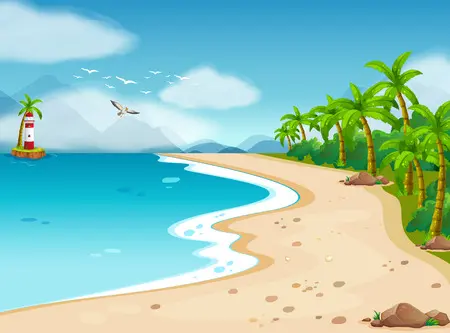
#> input picture Resources/image.jpg, 450 x 333 px
$ jupyter execute image_segmentation.ipynb
#> lines starting #> are read from the running program, lines starting #| are printed output that depends on the picture; after the words box and inside, x2 and y2 are one past the last pixel; in counts of white or black regions, pixels touching at a corner belong together
 K mean image segmentation

[cell 1]
import matplotlib
from matplotlib import pyplot as plt
import numpy as np
import cv2
path = 'Resources/image.jpg'
img = cv2.imread(path)
#> img is the input picture: shape (333, 450, 3); mean B, G, R 188.2, 199.7, 148.6
img = cv2.cvtColor(img,cv2.COLOR_BGR2RGB)
twoDimage = img.reshape((-1,3))
twoDimage = np.float32(twoDimage)
criteria = (cv2.TERM_CRITERIA_EPS + cv2.TERM_CRITERIA_MAX_ITER, 10, 1.0)
K = 3
attempts=10
ret,label,center=cv2.kmeans(twoDimage,K,None,criteria,attempts,cv2.KMEANS_PP_CENTERS)
#> ret = 387458555.9; center = [[102.2, 144.7, 31.5], [215.4, 224.4, 208.6], [71.67, 183.7, 212]]
center = np.uint8(center)
#> center = [[102, 144, 31], [215, 224, 208], [71, 183, 212]]
res = center[label.flatten()]
result_image = res.reshape((img.shape))
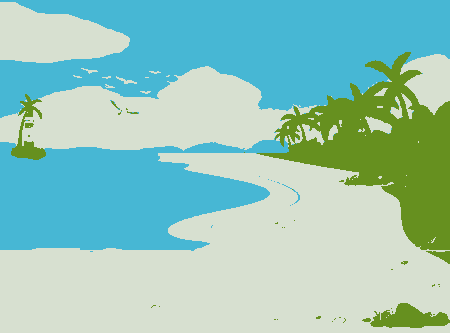
#> result_image: shape (333, 450, 3); mean R, G, B 148.1, 199.1, 187.9
cv2.imshow('img',result_image)
cv2.waitKey(0)

Image Segmentation using Contour Detection

[cell 2]
import cv2
import matplotlib.pyplot as plt
import numpy as np
path = 'Resources/image.jpg'
img = cv2.imread(path)
img = cv2.resize(img,(256,256))
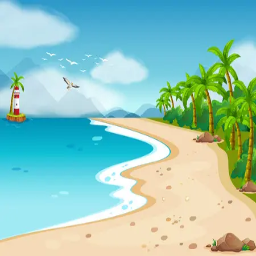
#> img: shape (256, 256, 3); mean B, G, R 188.2, 199.6, 148.5
gray = cv2.cvtColor(img,cv2.COLOR_RGB2GRAY)
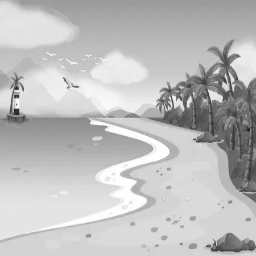
#> gray: shape (256, 256); min 29, max 255, mean 190.3
_,thresh = cv2.threshold(gray, np.mean(gray), 255, cv2.THRESH_BINARY_INV)
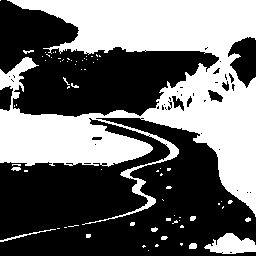
#> thresh: shape (256, 256); 41.9% white; 70 white regions (59 under 20 px), largest, box (x1, y1, x2, y2) and area: (0, 0, 256, 225) 26181, (204, 233, 256, 254) 695, (0, 229, 56, 242) 98
edges = cv2.dilate(cv2.Canny(thresh,0,255),None)
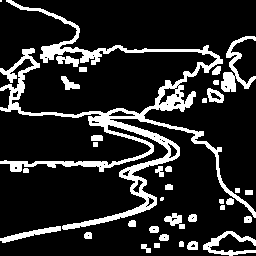
#> edges: shape (256, 256); 16% white; 35 white regions (2 under 20 px), largest, box (x1, y1, x2, y2) and area: (0, 0, 256, 230) 7291, (221, 36, 256, 92) 651, (203, 231, 256, 256) 463

cnt = sorted(cv2.findContours(edges, cv2.RETR_LIST, cv2.CHAIN_APPROX_SIMPLE)[-2], key=cv2.contourArea)[-1]
#> cnt = contour of 1355 points, box (x1, y1, x2, y2) (0, 0, 256, 230), area 6276
mask = np.zeros((256,256), np.uint8)
masked = cv2.drawContours(mask, [cnt],-1, 255, -1)
#> masked: shape (256, 256); 11.8% white; 1 white region, box (x1, y1, x2, y2) and area: (0, 0, 256, 230) 7701

dst = cv2.bitwise_and(img, img, mask=mask)
segmented = cv2.cvtColor(dst, cv2.COLOR_BGR2RGB)

titles = ["img", "edges", "masked", "dst", "segmented"]
images = [img, edges, masked, dst, segmented]

for i in range(5):
    plt.subplot(2, 3, i + 1)
    plt.imshow(images[i], 'gray')
    plt.title(titles[i])

plt.show()
#> figure, not shown here; B, G, R data is drawn as R, G, B

Image Segmentation using Thresholding

[cell 3]
import numpy as np
import matplotlib.pyplot as plt
from skimage.filters import threshold_otsu
import cv2
path ='Resources\image.jpg'
img = cv2.imread(path)
img_rgb=cv2.cvtColor(img,cv2.COLOR_BGR2RGB)
img_gray=cv2.cvtColor(img_rgb,cv2.COLOR_RGB2GRAY)
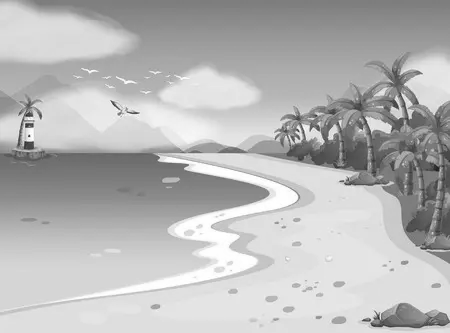
#> img_gray: shape (333, 450); min 32, max 255, mean 183.1

def filter_image(image, mask):
    r = image[:,:,0] * mask
    g = image[:,:,1] * mask
    b = image[:,:,2] * mask
    return np.dstack([r,g,b])

thresh = threshold_otsu(img_gray)
#> thresh = 178
img_otsu  = img_gray < thresh
#> img_otsu: shape (333, 450) bool; 44% white; 81 white regions (66 under 20 px), largest, box (x1, y1, x2, y2) and area: (0, 0, 450, 250) 63810, (370, 303, 450, 329) 1299, (426, 251, 450, 264) 147
filtered = filter_image(img, img_otsu)
#> in filter_image, `g = image[:,:,1] * mask`:
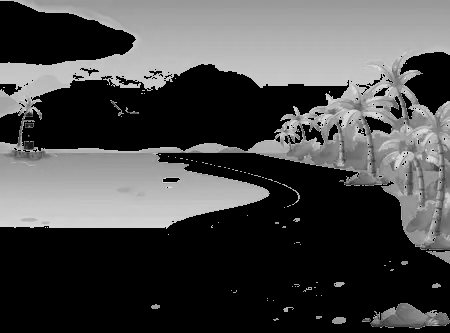
#> g: shape (333, 450); min 0, max 224, mean 74.3
#> in filter_image, `b = image[:,:,2] * mask`:
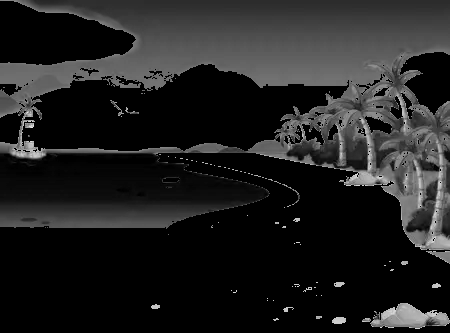
#> b: shape (333, 450); min 0, max 235, mean 33

titles = ["img","img_gray","filtered"]
images = [img,img_gray,filtered]

for i in range(3):
    plt.subplot(1,3,i+1)
    plt.imshow(images[i],"gray")
    plt.title(titles[i])
plt.show()
#> figure, not shown here; B, G, R data is drawn as R, G, B

Segmentation using Color Masking

[cell 4]
import cv2
path ='Resources\image.jpg'
img = cv2.imread(path)

rgb_img = cv2.cvtColor(img, cv2.COLOR_BGR2RGB)
hsv_img = cv2.cvtColor(rgb_img, cv2.COLOR_RGB2HSV)
#> hsv_img: shape (333, 450, 3); mean H, S, V 68.8, 119.3, 219.7

light_blue = (90, 70, 50)
dark_blue = (128, 255, 255)
# You can use the following values for green
# light_green = (40, 40, 40)
# dark_greek = (70, 255, 255)
mask = cv2.inRange(hsv_img, light_blue, dark_blue)
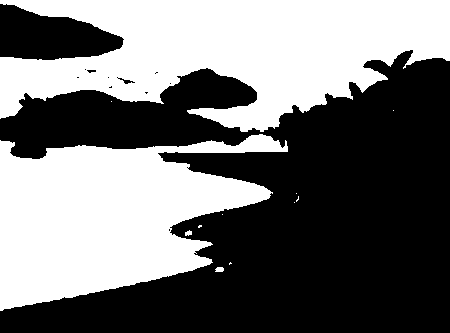
#> mask: shape (333, 450); 45.1% white; 12 white regions (8 under 20 px), largest, box (x1, y1, x2, y2) and area: (0, 0, 450, 132) 36765, (0, 134, 288, 311) 30672, (215, 267, 224, 272) 39, (185, 230, 192, 236) 30

result = cv2.bitwise_and(img, img, mask=mask)
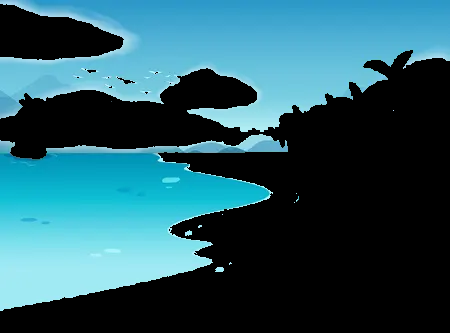
#> result: shape (333, 450, 3); mean B, G, R 98.1, 86.6, 39.4

titles = ['img', 'hsv_img', 'mask', 'result']
images = [img, hsv_img, mask, result]

for i in range(4):
    plt.subplot(2,2,i+1)
    plt.imshow(images[i],"gray")
    plt.title(titles[i])
plt.show()
#> figure, not shown here; B, G, R data is drawn as R, G, B
